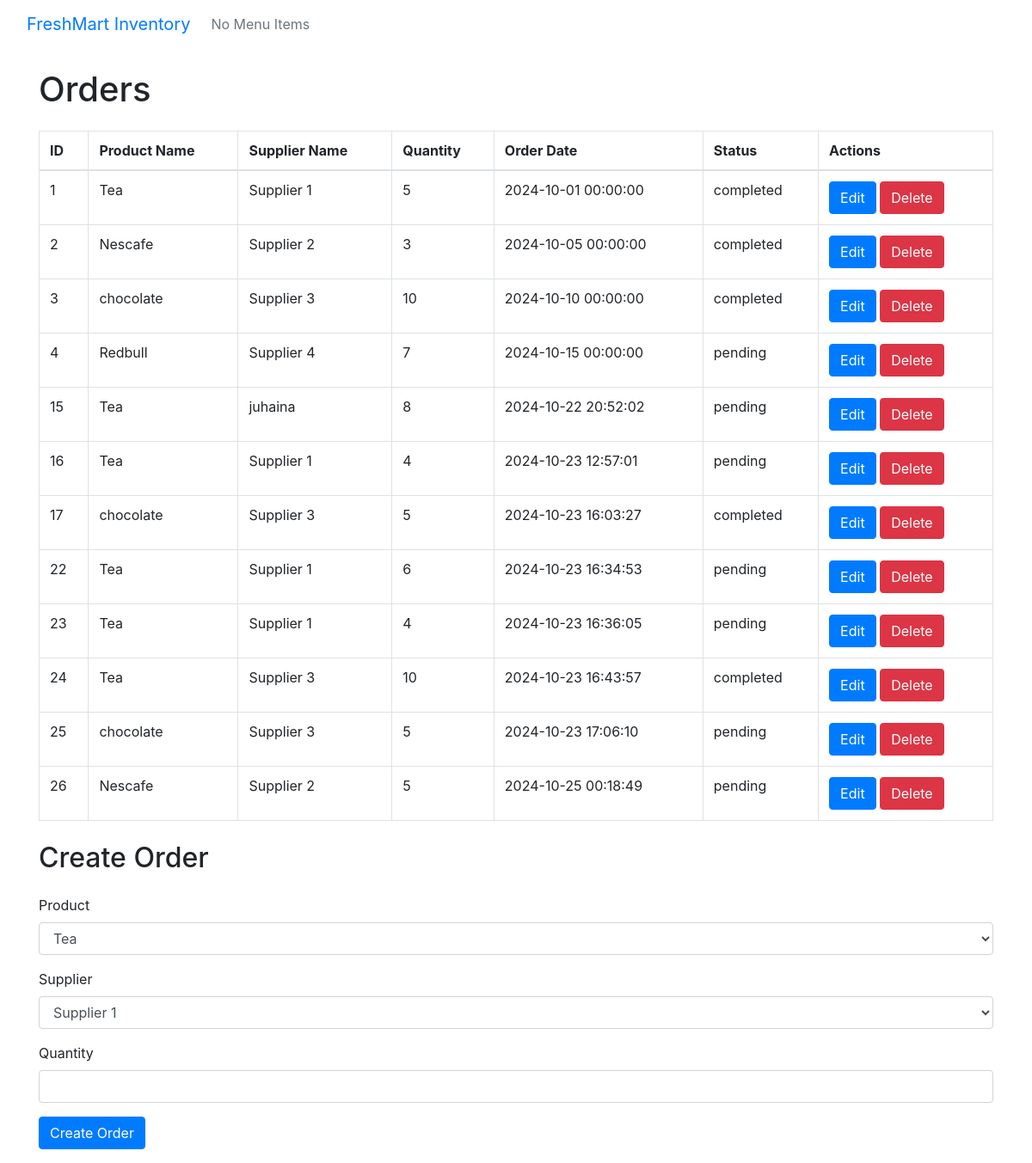
Before: /Admin/orders.php with the older database file.
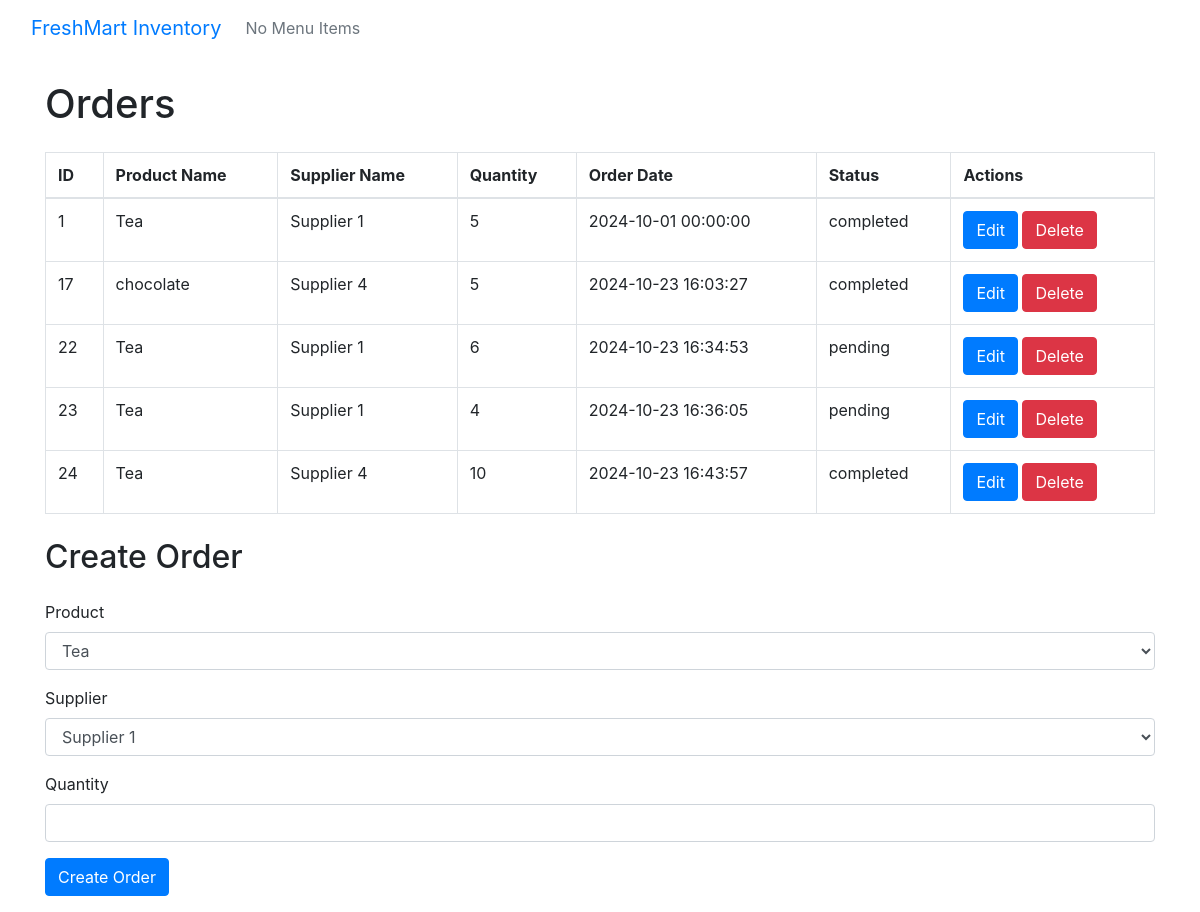
After: the same page with the newer database file.
### tables this page shows
CREATE TABLE `orders` (
  `id` int(11) NOT NULL,
  `product_id` int(11) NOT NULL,
  `supplier_id` int(11) NOT NULL,
  `quantity` int(11) NOT NULL,
  `order_date` datetime DEFAULT current_timestamp(),
  `status` enum('pending','completed','shipped') DEFAULT 'pending'
);

CREATE TABLE `products` (
  `ID` int(11) NOT NULL,
  `ProductName` text NOT NULL,
  `Price` int(11) NOT NULL,
  `SellerName` text NOT NULL,
  `Picture` blob NOT NULL,
  `Quantity` int(11) NOT NULL,
  `image_url` varchar(255) DEFAULT NULL,
  `Sales` int(11) DEFAULT 0,
  `Category` varchar(255) DEFAULT NULL
);

CREATE TABLE `suppliers` (
  `id` int(11) NOT NULL,
  `supplier_name` varchar(255) NOT NULL,
  `contact_info` varchar(255) NOT NULL,
  `payment_terms` varchar(255) NOT NULL,
  `is_deleted` tinyint(1) DEFAULT 0,
  `user_id` int(11) DEFAULT NULL
);

### classes/Order.php (called while the page is built, shortened)
<?php
class Order {
    private $conn;
    public function __construct($dbConnection) {
        $this->conn = $dbConnection;
    }
    public function fetchOrders() {
        $sql = "SELECT orders.id, products.ProductName, suppliers.supplier_name, orders.quantity, orders.order_date, orders.status
                FROM orders
                JOIN products ON orders.product_id = products.id
                JOIN suppliers ON orders.supplier_id = suppliers.id";
        return $this->conn->query($sql);
    }
}
?>

### Admin/orders.php (the view, shortened to what this page needs)
<?php
include 'AdminNavBar.php';
include '../classes/Order.php';
$order = new Order($conn);
$result = $order->fetchOrders();
?>
<!DOCTYPE html>
<html lang="en">
<head>
    <link href="https://stackpath.bootstrapcdn.com/bootstrap/4.5.2/css/bootstrap.min.css" rel="stylesheet">
</head>
<body>
    <div class="container">
        <h1 class="my-4">Orders</h1>
        <table class="table table-bordered">
            <thead>
                <tr>
                    <th>ID</th>
                    <th>Product Name</th>
                    <th>Supplier Name</th>
                    <th>Quantity</th>
                    <th>Order Date</th>
                    <th>Status</th>
                    <th>Actions</th>
                </tr>
            </thead>
            <tbody>
    <?php
    if ($result->num_rows > 0) {
        while ($row = $result->fetch_assoc()) {
            echo "<tr>
                    <td>{$row['id']}</td>
                    <td>{$row['ProductName']}</td>
                    <td>{$row['supplier_name']}</td>
                    <td>{$row['quantity']}</td>
                    <td>{$row['order_date']}</td>
                    <td>{$row['status']}</td>
                    <td>
                        <button class='btn btn-primary' data-toggle='modal' data-target='#editOrderModal{$row['id']}'>Edit</button>
                        <a href='?delete_order={$row['id']}' class='btn btn-danger'>Delete</a>
                    </td>
                </tr>";
            ?>
            <?php
        }
    } else {
        echo "<tr><td colspan='7'>No orders found</td></tr>";
    }
    ?>
            </tbody>
        </table>
        <h2 class="my-4">Create Order</h2>
        <form action="" method="POST">
            <div class="form-group">
                <label for="product_id">Product</label>
                <select name="product_id" id="product_id" class="form-control" required>
                    <?php
                    $productSql = "SELECT id, ProductName FROM products";
                    $productResult = $conn->query($productSql);
                    while ($product = $productResult->fetch_assoc()) {
                        echo "<option value='{$product['id']}'>{$product['ProductName']}</option>";
                    }
                    ?>
                </select>
            </div>
            <div class="form-group">
                <label for="supplier_id">Supplier</label>
                <select name="supplier_id" id="supplier_id" class="form-control" required>
                    <?php
                    $supplierSql = "SELECT id, supplier_name FROM suppliers";
                    $supplierResult = $conn->query($supplierSql);
                    while ($supplier = $supplierResult->fetch_assoc()) {
                        echo "<option value='{$supplier['id']}'>{$supplier['supplier_name']}</option>";
                    }
                    ?>
                </select>
            </div>
            <div class="form-group">
                <label for="quantity">Quantity</label>
                <input type="number" name="quantity" class="form-control" required>
            </div>
            <button type="submit" name="create_order" class="btn btn-primary">Create Order</button>
        </form>
    </div>
</body>
</html>

Changed rows visible on the page:
removed orders: id "2", product.ProductName "Nescafe", supplier.supplier_name "Supplier 2", quantity "3", order_date "2024-10-05 00:00:00", status "completed"
removed orders: id "3", product.ProductName "chocolate", supplier.supplier_name "Supplier 3", quantity "10", order_date "2024-10-10 00:00:00", status "completed"
removed orders: id "4", product.ProductName "Redbull", supplier.supplier_name "Supplier 4", quantity "7", order_date "2024-10-15 00:00:00", status "pending"
removed orders: id "15", product.ProductName "Tea", supplier.supplier_name "juhaina", quantity "8", order_date "2024-10-22 20:52:02", status "pending"
removed orders: id "16", product.ProductName "Tea", supplier.supplier_name "Supplier 1", quantity "4", order_date "2024-10-23 12:57:01", status "pending"
removed orders: id "25", product.ProductName "chocolate", supplier.supplier_name "Supplier 3", quantity "5", order_date "2024-10-23 17:06:10", status "pending"
removed orders: id "26", product.ProductName "Nescafe", supplier.supplier_name "Supplier 2", quantity "5", order_date "2024-10-25 00:18:49", status "pending"
changed through a linked row, orders "chocolate": supplier.supplier_name "Supplier 3" → "Supplier 4"
changed through a linked row, orders id 24: supplier.supplier_name "Supplier 3" → "Supplier 4"
